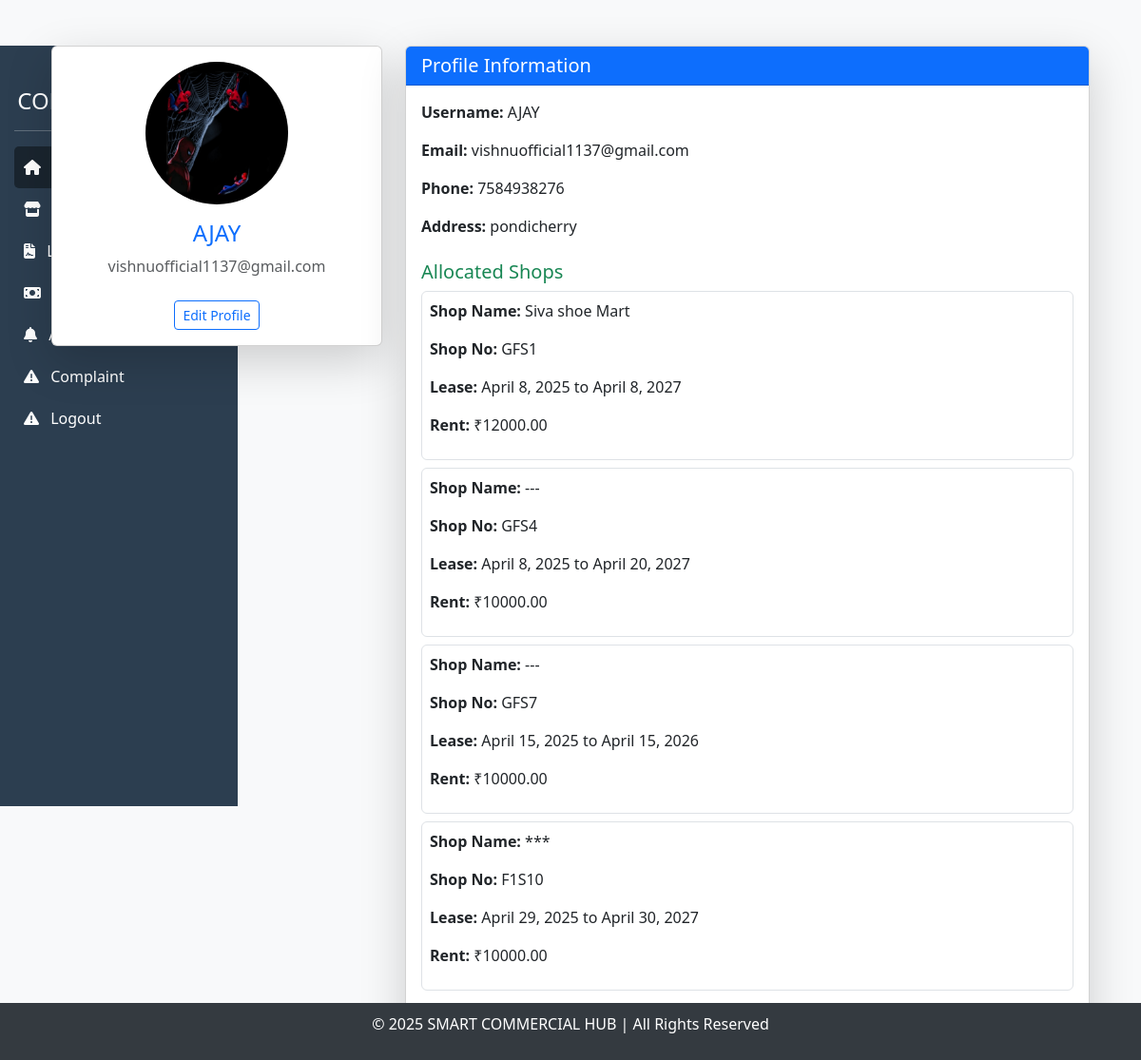
Screenshot of /profile/ (signed in) with the database file from the repository.
### hub/models.py (models this page shows, shortened)
class Tenant(models.Model):
    id = models.AutoField(primary_key=True)
    tenant = models.OneToOneField(User, on_delete=models.CASCADE)
    phone = models.CharField(max_length=12)
    address = models.CharField(max_length=255)
    id_proof = models.FileField(upload_to='id_proof/',null=True,blank=True)
    image = models.ImageField(upload_to='tenant_images/', null=True, blank=True)
    created_at = models.DateTimeField(auto_now_add=True)
    updated_at = models.DateTimeField(auto_now=True)

class AllocatedShop(models.Model):
    id = models.AutoField(primary_key=True)
    shop_id = models.ForeignKey(Shop,on_delete=models.CASCADE,related_name='shops')
    tenant_id = models.ForeignKey(Tenant,on_delete=models.CASCADE,related_name='tenants')
    lease_start = models.DateField()
    lease_end = models.DateField()
    rent_amount = models.DecimalField(max_digits=7,decimal_places=2)
    security_deposit = models.DecimalField(max_digits=7,decimal_places=2)
    payment_status = models.CharField(max_length=15,choices=PAYMENT_STATUS)
    status = models.CharField(max_length=10,choices=STATUS_CHOICES)
    agreement_document = models.FileField(upload_to='agreement/', null=True, blank=True)
    created_at = models.DateTimeField(auto_now_add=True)
    updated_at = models.DateTimeField(auto_now_add=True)

class Shop(models.Model):
    STATUS_CHOICES = [
        ('occupied','Occupied'),
        ('vacant','Vacant'),
    ]
    SHOP_TYPES = [
        ('retail', 'Retail'),
        ('restaurant', 'Restaurant'),
        ('service', 'Service'),
        ('entertainment', 'Entertainment'),
        ('other', 'Other'),
    ]
    id = models.AutoField(primary_key=True)
    name = models.CharField(max_length=115)
    shop_no = models.CharField(max_length=10,unique=True)
    size = models.IntegerField(null=True,blank=True)
    location = models.CharField(max_length=115)
    shop_type = models.CharField(max_length=50,choices=SHOP_TYPES)
    status = models.CharField(max_length=15,choices=STATUS_CHOICES,default='vacant')
    image = models.ImageField(upload_to='shop_images/', null=True, blank=True)
    created_at = models.DateTimeField(auto_now_add=True)
    updated_at = models.DateTimeField(auto_now_add=True)

### hub/views.py (the view)
# urls.py: path('profile/', profile_view, name='profile'),
@login_required
def profile_view(request):
    user = request.user
    tenant = None
    manager = None
    allocated_shops = None
    try:
        if hasattr(user, 'tenant'):  # Check if user is a Tenant
            tenant = user.tenant
            allocated_shops = AllocatedShop.objects.filter(tenant_id=tenant)  # Fix the query
            template_name = "tenant/profile.html"  # ✅ Tenant Profile Page
        elif hasattr(user, 'manager'):  # Check if user is a Manager
            manager = user.manager
            template_name = "manager/profile.html"  # ✅ Manager Profile Page
        else:
            return redirect("dashboard")  # Redirect unknown users to the dashboard
    except ObjectDoesNotExist:
        return redirect("dashboard")
    return render(request, template_name, {
        "tenant": tenant,
        "allocated_shops": allocated_shops if tenant else None,
        "manager": manager
    })

### templates/tenant/profile.html (shortened to what this page needs)
{% extends "tenant/base.html" %}
{% block content %}
<div class="container mt-5">
    <div class="row">
        <div class="col-md-4">
            <div class="card shadow-lg rounded text-center">
                <div class="card-body">
                    {% if user.tenant.image %}
                        <img src="{{ user.tenant.image.url }}" class="rounded-circle mb-3" width="150" height="150" alt="{{ user.username }}">
                    {% elif user.manager.image %}
                        <img src="{{ user.manager.image.url }}" class="rounded-circle mb-3" width="150" height="150" alt="{{ user.username }}">
                    {% else %}
                        <img src="https://via.placeholder.com/150" class="rounded-circle mb-3" alt="Profile Image">
                    {% endif %}
                    <h4 class="text-primary">{{ user.username|upper }}</h4>
                    <p class="text-muted">{{ user.email }}</p>
                    <a href="{% url 'edit_profile' %}" class="btn btn-outline-primary btn-sm mt-2">Edit Profile</a>
                </div>
            </div>
        </div>
        <div class="col-md-8">
            <div class="card shadow-lg rounded">
                <div class="card-header bg-primary text-white">
                    <h5 class="mb-0">Profile Information</h5>
                </div>
                <div class="card-body">
                    <p><strong>Username:</strong> {{ user.username|upper }}</p>
                    <p><strong>Email:</strong> {{ user.email }}</p>
                    {% if user.tenant %}
                        <p><strong>Phone:</strong> {{ user.tenant.phone }}</p>
                        <p><strong>Address:</strong> {{ user.tenant.address }}</p>
                        <h5 class="text-success mt-4">Allocated Shops</h5>
                        {% for shop in allocated_shops %}
                            <div class="border p-2 mb-2 rounded">
                                <p><strong>Shop Name:</strong> {{ shop.shop_id.name }}</p>
                                <p><strong>Shop No:</strong> {{ shop.shop_id.shop_no }}</p>
                                <p><strong>Lease:</strong> {{ shop.lease_start }} to {{ shop.lease_end }}</p>
                                <p><strong>Rent:</strong> ₹{{ shop.rent_amount }}</p>
                            </div>
                        {% empty %}
                            <p class="text-danger">No shop allocated.</p>
                        {% endfor %}
                    {% elif user.manager %}
                        <p><strong>Role:</strong> Manager</p>
                    {% endif %}
                    <br><br>
                </div>
            </div>
        </div>
    </div>
</div>
{% endblock %}

### templates/tenant/base.html (style rules this page uses)
body { background-color: #f8f9fa; }

### rows the page displays
AllocatedShop: shop_id.name "Siva shoe Mart", shop_id.shop_no "GFS1", lease_start "April 8, 2025", lease_end "April 8, 2027", rent_amount "12000.00"
AllocatedShop: shop_id.name "---", shop_id.shop_no "GFS4", lease_start "April 8, 2025", lease_end "April 20, 2027", rent_amount "10000.00"
AllocatedShop: shop_id.name "---", shop_id.shop_no "GFS7", lease_start "April 15, 2025", lease_end "April 15, 2026", rent_amount "10000.00"
AllocatedShop: shop_id.name "***", shop_id.shop_no "F1S10", lease_start "April 29, 2025", lease_end "April 30, 2027", rent_amount "10000.00"

### other values shown
{{ user.username|upper }} "AJAY"
{{ user.email }} "vishnuofficial1137@gmail.com"
{{ user.tenant.phone }} "7584938276"
{{ user.tenant.address }} "pondicherry"
